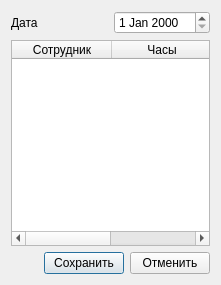
<?xml version="1.0" encoding="UTF-8"?>
<ui version="4.0">
 <class>w_hour_n</class>
 <widget class="QDialog" name="w_hour_n">
  <property name="geometry">
   <rect>
    <x>0</x>
    <y>0</y>
    <width>221</width>
    <height>285</height>
   </rect>
  </property>
  <property name="windowTitle">
   <string>Часы</string>
  </property>
  <layout class="QVBoxLayout" name="verticalLayout">
   <item>
    <layout class="QHBoxLayout" name="layout_date">
     <item>
      <widget class="QLabel" name="label_date">
       <property name="text">
        <string>Дата</string>
       </property>
      </widget>
     </item>
     <item>
      <widget class="QDateEdit" name="dateedit"/>
     </item>
    </layout>
   </item>
   <item>
    <widget class="QTableWidget" name="table">
     <column>
      <property name="text">
       <string>Сотрудник</string>
      </property>
     </column>
     <column>
      <property name="text">
       <string>Часы</string>
      </property>
     </column>
    </widget>
   </item>
   <item>
    <layout class="QHBoxLayout" name="layout_button">
     <item>
      <spacer name="hspacer">
       <property name="orientation">
        <enum>Qt::Horizontal</enum>
       </property>
       <property name="sizeHint" stdset="0">
        <size>
         <width>40</width>
         <height>20</height>
        </size>
       </property>
      </spacer>
     </item>
     <item>
      <widget class="QPushButton" name="pushbutton_save">
       <property name="text">
        <string>Сохранить</string>
       </property>
      </widget>
     </item>
     <item>
      <widget class="QPushButton" name="pushbutton_cancel">
       <property name="text">
        <string>Отменить</string>
       </property>
      </widget>
     </item>
    </layout>
   </item>
  </layout>
 </widget>
 <resources/>
 <connections/>
</ui>
